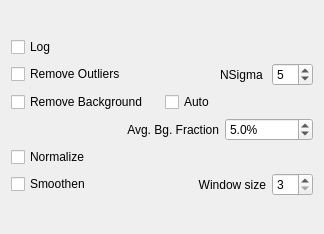
          <widget class="QWidget" name="page_2">
           <property name="geometry">
            <rect>
             <x>0</x>
             <y>0</y>
             <width>324</width>
             <height>234</height>
            </rect>
           </property>
           <attribute name="label">
            <string>Image Processing</string>
           </attribute>
           <layout class="QGridLayout" name="gridLayout_7">
            <item row="0" column="0">
             <layout class="QGridLayout" name="gridLayout_3">
              <item row="0" column="0">
               <widget class="QCheckBox" name="cb_log">
                <property name="styleSheet">
                 <string notr="true">font: 12pt &quot;MS Shell Dlg 2&quot;;</string>
                </property>
                <property name="text">
                 <string>Log </string>
                </property>
                <property name="checked">
                 <bool>false</bool>
                </property>
               </widget>
              </item>
              <item row="1" column="0">
               <layout class="QGridLayout" name="gridLayout_8">
                <item row="2" column="0">
                 <widget class="QCheckBox" name="cb_norm">
                  <property name="text">
                   <string>Normalize</string>
                  </property>
                 </widget>
                </item>
                <item row="3" column="0">
                 <layout class="QHBoxLayout" name="horizontalLayout_4">
                  <item>
                   <widget class="QCheckBox" name="cb_smooth">
                    <property name="text">
                     <string>Smoothen</string>
                    </property>
                   </widget>
                  </item>
                  <item>
                   <widget class="QLabel" name="label_23">
                    <property name="text">
                     <string>Window size</string>
                    </property>
                    <property name="alignment">
                     <set>Qt::AlignRight|Qt::AlignTrailing|Qt::AlignVCenter</set>
                    </property>
                   </widget>
                  </item>
                  <item>
                   <widget class="QSpinBox" name="sb_smooth_size">
                    <property name="sizePolicy">
                     <sizepolicy hsizetype="Fixed" vsizetype="Fixed">
                      <horstretch>0</horstretch>
                      <verstretch>0</verstretch>
                     </sizepolicy>
                    </property>
                    <property name="inputMethodHints">
                     <set>Qt::ImhDigitsOnly</set>
                    </property>
                    <property name="minimum">
                     <number>3</number>
                    </property>
                    <property name="singleStep">
                     <number>2</number>
                    </property>
                    <property name="value">
                     <number>3</number>
                    </property>
                   </widget>
                  </item>
                 </layout>
                </item>
                <item row="0" column="0">
                 <layout class="QHBoxLayout" name="horizontalLayout">
                  <item>
                   <widget class="QCheckBox" name="cb_remove_outliers">
                    <property name="text">
                     <string>Remove Outliers</string>
                    </property>
                   </widget>
                  </item>
                  <item>
                   <widget class="QLabel" name="label_6">
                    <property name="text">
                     <string>NSigma </string>
                    </property>
                    <property name="alignment">
                     <set>Qt::AlignRight|Qt::AlignTrailing|Qt::AlignVCenter</set>
                    </property>
                   </widget>
                  </item>
                  <item>
                   <widget class="QSpinBox" name="sb_tolerence">
                    <property name="sizePolicy">
                     <sizepolicy hsizetype="Fixed" vsizetype="Fixed">
                      <horstretch>0</horstretch>
                      <verstretch>0</verstretch>
                     </sizepolicy>
                    </property>
                    <property name="value">
                     <number>5</number>
                    </property>
                   </widget>
                  </item>
                 </layout>
                </item>
                <item row="1" column="0">
                 <layout class="QGridLayout" name="gridLayout_5">
                  <item row="0" column="0">
                   <layout class="QHBoxLayout" name="horizontalLayout_2">
                    <item>
                     <widget class="QCheckBox" name="cb_remove_bg">
                      <property name="text">
                       <string>Remove Background</string>
                      </property>
                     </widget>
                    </item>
                    <item>
                     <widget class="QCheckBox" name="cb_bg_auto">
                      <property name="text">
                       <string>Auto</string>
                      </property>
                     </widget>
                    </item>
                   </layout>
                  </item>
                  <item row="1" column="0">
                   <layout class="QHBoxLayout" name="horizontalLayout_3">
                    <item>
                     <widget class="QLabel" name="label_12">
                      <property name="text">
                       <string>Avg. Bg. Fraction</string>
                      </property>
                      <property name="alignment">
                       <set>Qt::AlignRight|Qt::AlignTrailing|Qt::AlignVCenter</set>
                      </property>
                     </widget>
                    </item>
                    <item>
                     <widget class="QDoubleSpinBox" name="dsb_bg_fraction">
                      <property name="sizePolicy">
                       <sizepolicy hsizetype="Fixed" vsizetype="Fixed">
                        <horstretch>0</horstretch>
                        <verstretch>0</verstretch>
                       </sizepolicy>
                      </property>
                      <property name="suffix">
                       <string>%</string>
                      </property>
                      <property name="decimals">
                       <number>1</number>
                      </property>
                      <property name="maximum">
                       <double>999999.000000000000000</double>
                      </property>
                      <property name="singleStep">
                       <double>5.000000000000000</double>
                      </property>
                      <property name="value">
                       <double>5.000000000000000</double>
                      </property>
                     </widget>
                    </item>
                   </layout>
                  </item>
                 </layout>
                </item>
               </layout>
              </item>
             </layout>
            </item>
           </layout>
          </widget>
